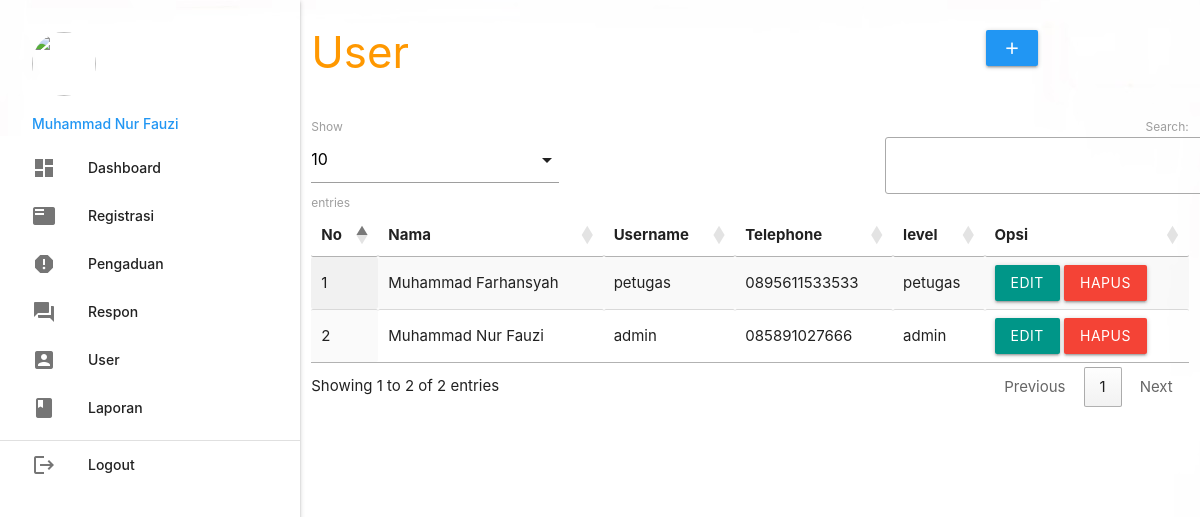
Page /admin/index.php?p=user (signed in) on the committed database.
### tables this page shows
CREATE TABLE `petugas` (
  `id_petugas` int(5) NOT NULL,
  `nama_petugas` varchar(30) NOT NULL,
  `username` varchar(30) NOT NULL,
  `password` varchar(255) NOT NULL,
  `telp_petugas` varchar(13) NOT NULL,
  `level` enum('admin','petugas') NOT NULL
);

### admin/user.php (the view, shortened to what this page needs)
       <div class="row">
         <div class="col s12 m9">
           <h3 class="orange-text">User</h3>
         </div>
         <div class="col s12 m3">
           <div class="section"></div>
           <a class="waves-effect waves-light btn modal-trigger blue" href="#modal1"><i class="material-icons">add</i></a>
         </div>
       </div>
       <table id="example" class="display responsive-table" style="width:100%">
         <thead>
             <tr>
			<th>No</th>
			<th>Nama</th>
			<th>Username</th>
			<th>Telephone</th>
			<th>level</th>
			<th>Opsi</th>
             </tr>
         </thead>
         <tbody>
<?php
	$no=1;
	$tampil = mysqli_query($koneksi,"SELECT * FROM petugas ORDER BY nama_petugas ASC");
	while ($r=mysqli_fetch_assoc($tampil)) { ?>
	<tr>
		<td><?php echo $no++; ?></td>
		<td><?php echo $r['nama_petugas']; ?></td>
		<td><?php echo $r['username']; ?></td>
		<td><?php echo $r['telp_petugas']; ?></td>
		<td><?php echo $r['level']; ?></td>
		<td><a class="btn teal modal-trigger" href="#user_edit<?php echo $r['id_petugas'] ?>">Edit</a> <a class="red btn" onclick="return confirm('Anda Yakin Ingin Menghapus Y/N')" href="index.php?p=user_hapus&id_petugas=<?php echo $r['id_petugas'] ?>">Hapus</a></td>
	</tr>
           <?php  }
            ?>
         </tbody>
       </table>

### admin/index.php (shortened to what this page needs)
<?php
	include '../conn/koneksi.php';
 ?>
  <!DOCTYPE html>
  <html>
    <head>
    	<link type="text/css" rel="stylesheet" href="../css/materialize.min.css"  media="screen,projection"/>
    	<link rel="stylesheet" href="https://cdnjs.cloudflare.com/ajax/libs/materialize/1.0.0/css/materialize.min.css">
      	<link rel="stylesheet" type="text/css" href="https://cdn.datatables.net/1.10.19/css/jquery.dataTables.css">
    </head>
    <body style="background:url(../img/bg.jpg); background-size: cover;">
    <div class="row">
      <div class="col s12 m3">
          <ul id="slide-out" class="sidenav sidenav-fixed">
              <li>
                  <div class="user-view">
                      <div class="background">
                          <img src="../img/bg.jpg">
                      </div>
                      <a href="#user"><img class="circle" src="https://cdn5.vectorstock.com/i/1000x1000/01/69/businesswoman-character-avatar-icon-vector-12800169.jpg"></a>
                      <a href="#name"><span class="blue-text name"><?php echo ucwords($_SESSION['data']['nama_petugas']); ?></span></a>
                  </div>
              </li>
              <li><a href="index.php?p=dashboard"><i class="material-icons">dashboard</i>Dashboard</a></li>
              <li><a href="index.php?p=registrasi"><i class="material-icons">featured_play_list</i>Registrasi</a></li>
              <li><a href="index.php?p=pengaduan"><i class="material-icons">report</i>Pengaduan</a></li>
              <li><a href="index.php?p=respon"><i class="material-icons">question_answer</i>Respon</a></li>
              <li><a href="index.php?p=user"><i class="material-icons">account_box</i>User</a></li>
              <li><a href="index.php?p=laporan"><i class="material-icons">book</i>Laporan</a></li>
              <li>
                  <div class="divider"></div>
              </li>
              <li><a class="waves-effect" href="../index.php?p=logout"><i class="material-icons">logout</i>Logout</a></li>
          </ul>
          <a href="#" data-target="slide-out" class="btn sidenav-trigger"><i class="material-icons">menu</i></a>
      </div>
      <div class="col s12 m9">
	<?php
		if(@$_GET['p']==""){
			include_once 'dashboard.php';
		}
		elseif(@$_GET['p']=="dashboard"){
			include_once 'dashboard.php';
		}
		elseif(@$_GET['p']=="registrasi"){
			include_once 'registrasi.php';
		}
		elseif(@$_GET['p']=="regis_hapus"){
			$query = mysqli_query($koneksi,"DELETE FROM masyarakat WHERE nik='".$_GET['nik']."'");
			if($query){
				header('location:index.php?p=registrasi');
			}
		}
		elseif(@$_GET['p']=="pengaduan"){
			include_once 'pengaduan.php';
		}
		elseif(@$_GET['p']=="more"){
			include_once 'more.php';
		}
		elseif(@$_GET['p']=="respon"){
			include_once 'respon.php';
		}
		elseif(@$_GET['p']=="tanggapan_hapus"){
			$query = mysqli_query($koneksi,"DELETE FROM tanggapan WHERE id_tanggapan='".$_GET['id_tanggapan']."'");
			if($query){
				header('location:index.php?p=respon');
			}
		}
		elseif(@$_GET['p']=="user"){
			include_once 'user.php';
		}
		elseif(@$_GET['p']=="user_input"){
			include_once 'user_input.php';
		}
		elseif(@$_GET['p']=="user_edit"){
			include_once 'user_edit.php';
		}
		elseif(@$_GET['p']=="user_hapus"){
			$query = mysqli_query($koneksi,"DELETE FROM petugas WHERE id_petugas='".$_GET['id_petugas']."'");
			if($query){
				header('location:index.php?p=user');
			}
		}
		elseif(@$_GET['p']=="laporan"){
			include_once 'laporan.php';
		}
	 ?>
      </div>
    </div>
    </body>
</html>

### rows in the picture
petugas: nama_petugas "Muhammad Farhansyah", username "petugas", telp_petugas "0895611533533", level "petugas"
petugas: nama_petugas "Muhammad Nur Fauzi", username "admin", telp_petugas "085891027666", level "admin"

### other values in the picture
$_SESSION['data']['nama_petugas'] "Muhammad Nur Fauzi"
